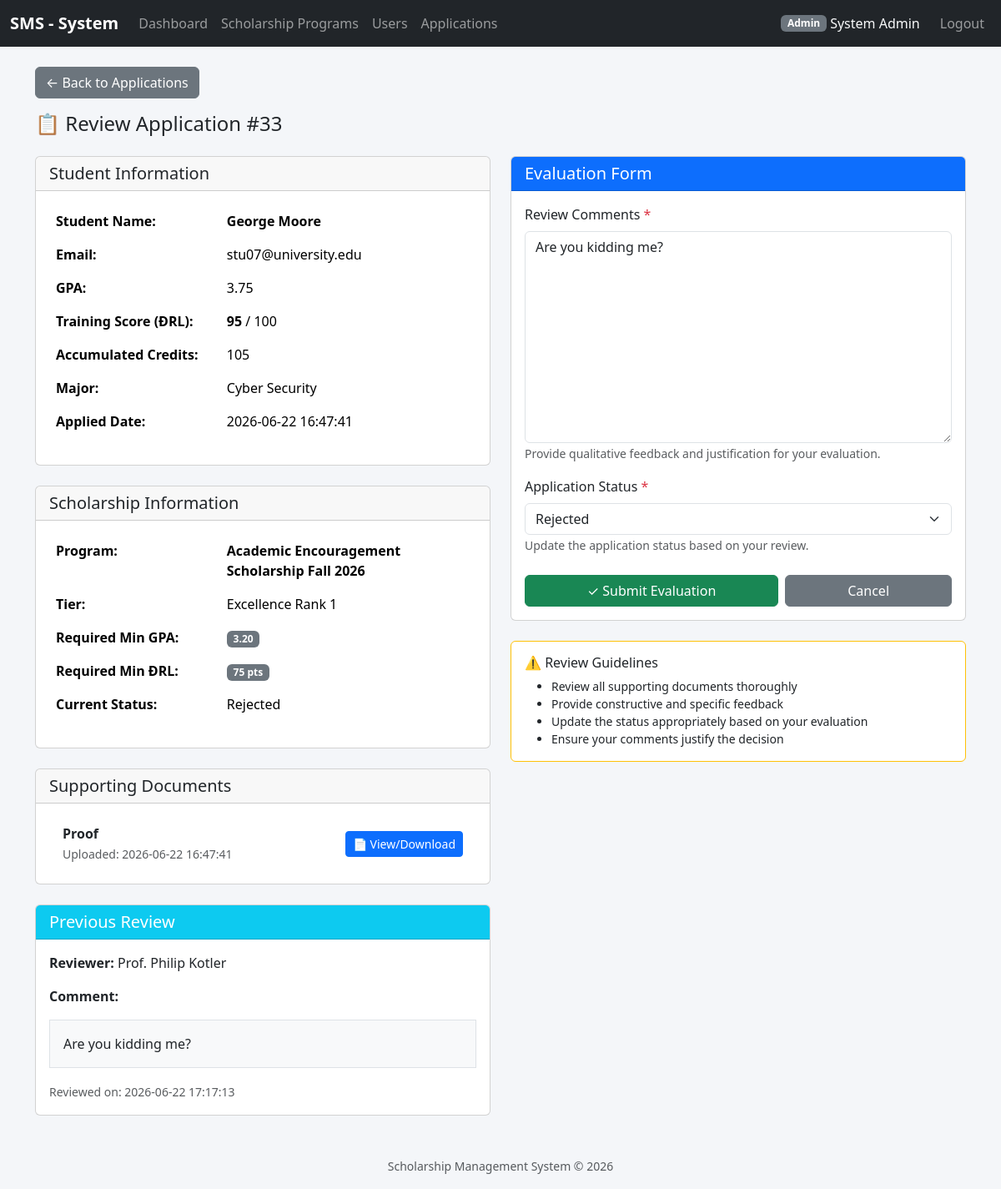
Page /index.php?controller=applications&action=review&id=33 (signed in) on the committed database.
### tables this page shows
CREATE TABLE `applications` (
  `id` int(11) NOT NULL,
  `user_id` int(11) NOT NULL,
  `tier_id` int(11) NOT NULL,
  `profile_id` int(11) NOT NULL,
  `reviewer_id` int(11) DEFAULT NULL,
  `status` enum('pending','reviewing','approved','rejected','waitlisted') DEFAULT 'pending',
  `applied_date` timestamp NOT NULL DEFAULT current_timestamp()
);

CREATE TABLE `users` (
  `id` int(11) NOT NULL,
  `email` varchar(255) NOT NULL,
  `password_hash` varchar(255) NOT NULL,
  `full_name` varchar(150) NOT NULL,
  `role` enum('admin','student','reviewer') DEFAULT 'student',
  `created_at` timestamp NOT NULL DEFAULT current_timestamp()
);

CREATE TABLE `student_profiles` (
  `id` int(11) NOT NULL,
  `user_id` int(11) NOT NULL,
  `student_code` varchar(20) NOT NULL,
  `major` varchar(100) DEFAULT NULL,
  `current_gpa` decimal(3,2) DEFAULT NULL,
  `accumulated_credits` int(11) DEFAULT NULL,
  `training_score` int(11) DEFAULT 0,
  `updated_at` timestamp NOT NULL DEFAULT current_timestamp() ON UPDATE current_timestamp()
);

CREATE TABLE `scholarship_programs` (
  `id` int(11) NOT NULL,
  `title` varchar(255) NOT NULL,
  `scholarship_type` enum('internal_academic','corporate_sponsor','social_support') NOT NULL,
  `start_date` date DEFAULT NULL,
  `end_date` date DEFAULT NULL,
  `status` enum('active','closed','draft') DEFAULT 'draft',
  `min_gpa` decimal(3,2) DEFAULT 0.00,
  `min_training_score` int(11) DEFAULT 0
);

CREATE TABLE `scholarship_tiers` (
  `id` int(11) NOT NULL,
  `program_id` int(11) NOT NULL,
  `tier_name` varchar(100) NOT NULL,
  `reward_amount` decimal(12,2) NOT NULL,
  `quota` int(11) DEFAULT 0,
  `min_gpa` decimal(3,2) DEFAULT 0.00,
  `min_training_score` int(11) DEFAULT 0
);

CREATE TABLE `application_documents` (
  `id` int(11) NOT NULL,
  `application_id` int(11) NOT NULL,
  `document_type` varchar(50) NOT NULL,
  `file_url` varchar(255) NOT NULL,
  `uploaded_at` timestamp NOT NULL DEFAULT current_timestamp()
);

CREATE TABLE `application_reviews` (
  `id` int(11) NOT NULL,
  `application_id` int(11) NOT NULL,
  `reviewer_id` int(11) NOT NULL,
  `comment` text NOT NULL,
  `created_at` timestamp NOT NULL DEFAULT current_timestamp()
);

### controllers/ApplicationController.php (called while the page is built, shortened)
<?php
require_once __DIR__ . '/../models/ApplicationModel.php';
require_once __DIR__ . '/../models/ApplicationDocumentModel.php';
class ApplicationController
{
    private ApplicationModel $model;
    private ApplicationDocumentModel $documentModel;
    public function __construct()
    {
        $this->model = new ApplicationModel();
        $this->documentModel = new ApplicationDocumentModel();
    }
    public function review(): void
    {
        $id = (int)($_GET['id'] ?? 0);
        $application = $this->model->getApplicationWithDetails($id);
        $documents = $this->documentModel->getByApplicationId($id);
        $existingReview = $this->model->getReviewByApplicationId($id);
        require __DIR__ . '/../views/applications/review.php';
    }
}

### helpers/functions.php (called while the page is built, shortened)
<?php
function e(mixed $value): string
{
    return htmlspecialchars((string)($value ?? ''), ENT_QUOTES, 'UTF-8');
}
function url(string $controller, string $action = 'index', array $params = []): string
{
    $query = array_merge(['controller' => $controller, 'action' => $action], $params);
    return 'index.php?' . http_build_query($query);
}
?>

### config/database.php (called while the page is built)
<?php
class Database
{
    private static ?PDO $instance = null;
    public static function getConnection(): PDO
    {
        if (self::$instance === null) {
            $host    = 'localhost';
            $dbname  = 'scholarship_system';
            $user    = 'root';
            $pass    = '';
            $charset = 'utf8mb4';
            $dsn = "mysql:host={$host};dbname={$dbname};charset={$charset}";
            $options = [
                PDO::ATTR_ERRMODE            => PDO::ERRMODE_EXCEPTION,
                PDO::ATTR_DEFAULT_FETCH_MODE => PDO::FETCH_ASSOC,
                PDO::ATTR_EMULATE_PREPARES   => false,
            ];
            try {
                self::$instance = new PDO($dsn, $user, $pass, $options);
            } catch (PDOException $e) {
                die('Kết nối CSDL thất bại: ' . $e->getMessage());
            }
        }
        return self::$instance;
    }
}

### models/ApplicationModel.php (called while the page is built, shortened)
<?php
require_once __DIR__ . '/../config/database.php';
class ApplicationModel
{
    private PDO $pdo;
    public function __construct()
    {
        $this->pdo = Database::getConnection();
    }
    public function getApplicationWithDetails(int $id): array|false
    {
        $stmt = $this->pdo->prepare("
            SELECT
                a.id,
                a.user_id,
                a.tier_id,
                a.status,
                a.applied_date,
                u.full_name as student_name,
                u.email as student_email,
                sp.current_gpa as gpa,
                sp.major,
                sp.training_score,
                sp.accumulated_credits,
                st.tier_name,
                sch.title as program_title,
                sch.min_gpa,
                sch.min_training_score
            FROM applications a
            INNER JOIN users u ON a.user_id = u.id
            INNER JOIN student_profiles sp ON a.profile_id = sp.id
            INNER JOIN scholarship_tiers st ON a.tier_id = st.id
            INNER JOIN scholarship_programs sch ON st.program_id = sch.id
            WHERE a.id = ?
        ");
        $stmt->execute([$id]);
        return $stmt->fetch(PDO::FETCH_ASSOC);
    }
    public function getReviewByApplicationId(int $applicationId): array|false
    {
        $stmt = $this->pdo->prepare("
            SELECT
                ar.id,
                ar.application_id,
                ar.reviewer_id,
                ar.comment,
                ar.created_at,
                u.full_name as reviewer_name
            FROM application_reviews ar
            INNER JOIN users u ON ar.reviewer_id = u.id
            WHERE ar.application_id = ?
            ORDER BY ar.created_at DESC
            LIMIT 1
        ");
        $stmt->execute([$applicationId]);
        $review = $stmt->fetch(PDO::FETCH_ASSOC);
        if ($review) {
            return $review;
        }
        return false;
    }
    private function ensureReviewsTableExists(): void
    {
        $this->pdo->exec("
            CREATE TABLE IF NOT EXISTS application_reviews (
                id INT AUTO_INCREMENT PRIMARY KEY,
                application_id INT NOT NULL,
                reviewer_id INT NOT NULL,
                comment TEXT NOT NULL,
                created_at TIMESTAMP DEFAULT CURRENT_TIMESTAMP,
                UNIQUE KEY unique_app_review (application_id),
                FOREIGN KEY (application_id) REFERENCES applications(id) ON DELETE CASCADE,
                FOREIGN KEY (reviewer_id) REFERENCES users(id) ON DELETE CASCADE
            )
        ");
    }
}

### models/ApplicationDocumentModel.php (called while the page is built, shortened)
<?php
require_once __DIR__ . '/../config/database.php';
class ApplicationDocumentModel
{
    private PDO $pdo;
    public function __construct()
    {
        $this->pdo = Database::getConnection();
    }
    public function getByApplicationId(int $applicationId): array
    {
        $stmt = $this->pdo->prepare("
            SELECT id, application_id, document_type, file_url, uploaded_at
            FROM application_documents
            WHERE application_id = ?
            ORDER BY uploaded_at DESC
        ");
        $stmt->execute([$applicationId]);
        return $stmt->fetchAll(PDO::FETCH_ASSOC);
    }
}

### views/applications/review.php (the view, shortened to what this page needs)
<?php
require_once __DIR__ . '/../partials/header.php';
?>
<div class="mb-3">
    <a href="<?= e(url('applications', 'index')) ?>" class="btn btn-secondary">← Back to Applications</a>
</div>
<h4 class="mb-4">📋 Review Application #<?= e($application['id']) ?></h4>
<div class="row">
    <div class="col-md-6">
        <div class="card mb-4">
            <div class="card-header">
                <h5 class="mb-0">Student Information</h5>
            </div>
            <div class="card-body">
                <table class="table table-borderless">
                    <tr>
                        <th style="width: 40%;">Student Name:</th>
                        <td><strong><?= e($application['student_name']) ?></strong></td>
                    </tr>
                    <tr>
                        <th>Email:</th>
                        <td><?= e($application['student_email']) ?></td>
                    </tr>
                    <tr>
                        <th>GPA:</th>
                        <td><?= e($application['gpa'] ?? 'N/A') ?></td>
                    </tr>
                    <tr>
                        <th>Training Score (ĐRL):</th>
                        <td><strong><?= e($application['training_score'] ?? '0') ?></strong> / 100</td>
                    </tr>
                    <tr>
                        <th>Accumulated Credits:</th>
                        <td><?= e($application['accumulated_credits'] ?? 'N/A') ?></td>
                    </tr>
                    <tr>
                        <th>Major:</th>
                        <td><?= e($application['major'] ?? 'N/A') ?></td>
                    </tr>
                    <tr>
                        <th>Applied Date:</th>
                        <td><?= e($application['applied_date']) ?></td>
                    </tr>
                </table>
            </div>
        </div>
        <div class="card mb-4">
            <div class="card-header">
                <h5 class="mb-0">Scholarship Information</h5>
            </div>
            <div class="card-body">
                <table class="table table-borderless">
                    <tr>
                        <th style="width: 40%;">Program:</th>
                        <td><strong><?= e($application['program_title']) ?></strong></td>
                    </tr>
                    <tr>
                        <th>Tier:</th>
                        <td><?= e($application['tier_name']) ?></td>
                    </tr>
                    <tr>
                        <th>Required Min GPA:</th>
                        <td><span class="badge bg-secondary"><?= number_format($application['min_gpa'] ?? 0.00, 2) ?></span></td>
                    </tr>
                    <tr>
                        <th>Required Min ĐRL:</th>
                        <td><span class="badge bg-secondary"><?= e($application['min_training_score'] ?? 0) ?> pts</span></td>
                    </tr>
                    <tr>
                        <th>Current Status:</th>
                        <td>
                            <?php
                            $statusClass = 'status-draft';
                            switch ($application['status']) {
                                case 'rejected':
                                    $statusClass = 'status-closed';
                                    break;
                            }
                            ?>
                            <span class="status-badge <?= $statusClass ?>">
                                <?= e(ucfirst($application['status'])) ?>
                            </span>
                        </td>
                    </tr>
                </table>
            </div>
        </div>
        <div class="card">
            <div class="card-header">
                <h5 class="mb-0">Supporting Documents</h5>
            </div>
            <div class="card-body">
                <?php if (empty($documents)): ?>
                    <p class="text-muted mb-0">No documents uploaded.</p>
                <?php else: ?>
                    <ul class="list-group list-group-flush">
                        <?php foreach ($documents as $doc): ?>
                            <li class="list-group-item">
                                <div class="d-flex justify-content-between align-items-center">
                                    <div>
                                        <strong><?= e(ucfirst($doc['document_type'])) ?></strong>
                                        <br>
                                        <small class="text-muted">Uploaded: <?= e($doc['uploaded_at']) ?></small>
                                    </div>
                                    <a href="<?= e($doc['file_url']) ?>"
                                       target="_blank"
                                       class="btn btn-sm btn-primary">
                                        📄 View/Download
                                    </a>
                                </div>
                            </li>
                        <?php endforeach; ?>
                    </ul>
                <?php endif; ?>
            </div>
        </div>
        <?php if ($existingReview): ?>
            <div class="card mt-4">
                <div class="card-header bg-info text-white">
                    <h5 class="mb-0">Previous Review</h5>
                </div>
                <div class="card-body">
                    <p><strong>Reviewer:</strong> <?= e($existingReview['reviewer_name']) ?></p>
                    <p><strong>Comment:</strong></p>
                    <p class="border p-3 bg-light"><?= e($existingReview['comment']) ?></p>
                    <p class="text-muted mb-0"><small>Reviewed on: <?= e($existingReview['created_at']) ?></small></p>
                </div>
            </div>
        <?php endif; ?>
    </div>
    <div class="col-md-6">
        <div class="card">
            <div class="card-header bg-primary text-white">
                <h5 class="mb-0">Evaluation Form</h5>
            </div>
            <div class="card-body">
                <form method="POST" action="<?= e(url('applications', 'submitReview')) ?>" id="reviewForm">
                    <div class="mb-3">
                        <label for="comment" class="form-label">Review Comments <span class="text-danger">*</span></label>
                        <textarea
                            class="form-control"
                            id="comment"
                            name="comment"
                            rows="10"
                            required
                            placeholder="Provide detailed feedback on the application..."><?= e($existingReview['comment'] ?? '') ?></textarea>
                        <small class="form-text text-muted">Provide qualitative feedback and justification for your evaluation.</small>
                    </div>
                    <div class="mb-4">
                        <label for="status" class="form-label">Application Status <span class="text-danger">*</span></label>
                        <select class="form-select" id="status" name="status" required>
                            <option value="rejected" <?= ($application['status'] === 'rejected') ? 'selected' : '' ?>>Rejected</option>
                        </select>
                        <small class="form-text text-muted">Update the application status based on your review.</small>
                    </div>
                    <div class="d-flex gap-2">
                        <button type="submit" class="btn btn-success flex-fill">
                            ✓ Submit Evaluation
                        </button>
                        <a href="<?= e(url('applications', 'index')) ?>" class="btn btn-secondary flex-fill">
                            Cancel
                        </a>
                    </div>
                </form>
            </div>
        </div>
        <div class="card mt-4 border-warning">
            <div class="card-body">
                <h6 class="card-title">⚠️ Review Guidelines</h6>
                <ul class="mb-0 small">
                    <li>Review all supporting documents thoroughly</li>
                    <li>Provide constructive and specific feedback</li>
                    <li>Update the status appropriately based on your evaluation</li>
                    <li>Ensure your comments justify the decision</li>
                </ul>
            </div>
        </div>
    </div>
</div>
<?php require_once __DIR__ . '/../partials/footer.php'; ?>

### views/partials/header.php (style rules this page uses)
body { background-color: #f4f6f9; }

### rows in the picture
applications: id "33", user.full_name "George Moore", user.email "stu07@university.edu", profile.current_gpa "3.75", profile.training_score "95", profile.accumulated_credits "105", profile.major "Cyber Security", applied_date "2026-06-22 16:47:41", scholarship_programs.title "Academic Encouragement Scholarship Fall 2026", tier.tier_name "Excellence Rank 1", scholarship_programs.min_gpa "3.20", scholarship_programs.min_training_score "75", status "Rejected"
application_documents: document_type "Proof", uploaded_at "2026-06-22 16:47:41"
application_reviews: reviewer.full_name "Prof. Philip Kotler", comment "Are you kidding me?", created_at "2026-06-22 17:17:13"

### other values in the picture
$u['role'] "Admin"
$u['full_name'] "System Admin"
